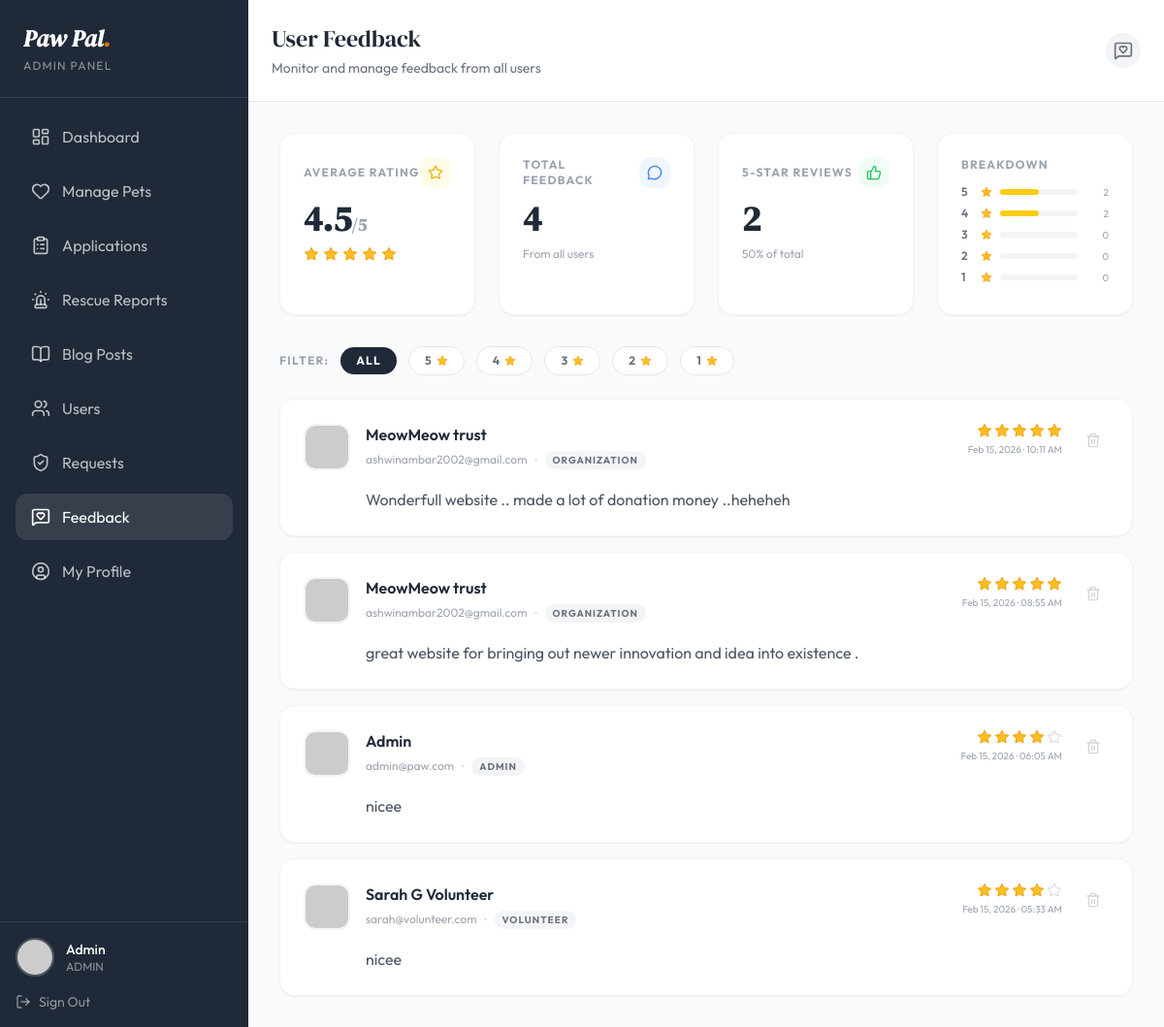
/admin/feedback.php (signed in), run on the app's committed database.
### tables this page shows
CREATE TABLE `feedback` (
  `id` int(11) NOT NULL,
  `user_id` int(11) NOT NULL,
  `rating` int(11) DEFAULT NULL CHECK (`rating` >= 1 and `rating` <= 5),
  `message` text DEFAULT NULL,
  `created_at` timestamp NOT NULL DEFAULT current_timestamp()
);

CREATE TABLE `users` (
  `id` int(11) NOT NULL,
  `username` varchar(50) NOT NULL,
  `email` varchar(100) NOT NULL,
  `password` varchar(255) NOT NULL,
  `phone` varchar(20) DEFAULT NULL,
  `address` text DEFAULT NULL,
  `role` enum('user','admin','volunteer','rescuer','organization') DEFAULT 'user',
  `is_verified` tinyint(1) DEFAULT 0,
  `created_at` timestamp NOT NULL DEFAULT current_timestamp(),
  `gender` varchar(20) DEFAULT NULL,
  `dob` date DEFAULT NULL,
  `profile_image` varchar(255) DEFAULT NULL,
  `lives_saved` int(11) DEFAULT 0,
  `organization_name` varchar(150) DEFAULT NULL,
  `reset_token` varchar(255) DEFAULT NULL,
  `reset_expiry` datetime DEFAULT NULL
);

### admin/feedback.php (the view, shortened to what this page needs)
<?php
include '../config.php';
$filterRating = isset($_GET['rating']) ? (int) $_GET['rating'] : 0;
$sql = "SELECT f.*, u.username, u.email, u.profile_image, u.role
        FROM feedback f
        JOIN users u ON f.user_id = u.id";
$sql .= " ORDER BY f.created_at DESC";
$feedbacks = $conn->query($sql);
$statsResult = $conn->query("SELECT COUNT(*) as total, AVG(rating) as avg_rating,
    SUM(CASE WHEN rating = 5 THEN 1 ELSE 0 END) as five_star,
    SUM(CASE WHEN rating = 4 THEN 1 ELSE 0 END) as four_star,
    SUM(CASE WHEN rating = 3 THEN 1 ELSE 0 END) as three_star,
    SUM(CASE WHEN rating = 2 THEN 1 ELSE 0 END) as two_star,
    SUM(CASE WHEN rating = 1 THEN 1 ELSE 0 END) as one_star
    FROM feedback");
$stats = $statsResult->fetch_assoc();
$totalFeedbacks = (int) $stats['total'];
$avgRating = $totalFeedbacks > 0 ? round($stats['avg_rating'], 1) : 0;
?>
<!DOCTYPE html>
<html lang="en">
<head>
    <script src="https://cdn.tailwindcss.com"></script>
</head>
<body class="bg-gray-50 flex h-screen overflow-hidden font-sans">
    <?php include 'includes/sidebar.php'; ?>
    <div class="flex-1 flex flex-col overflow-hidden">
        <header class="bg-white border-b border-gray-200 p-6 flex justify-between items-center">
            <div>
                <h2 class="text-2xl font-serif text-paw-dark">User Feedback</h2>
                <p class="text-sm text-paw-gray mt-1">Monitor and manage feedback from all users</p>
            </div>
            <div class="flex items-center gap-4">
                <div class="bg-gray-100 p-2 rounded-full">
                    <i data-lucide="message-square-heart" class="w-5 h-5 text-gray-500"></i>
                </div>
            </div>
        </header>
        <main class="flex-1 overflow-y-auto p-8">
            <div class="grid grid-cols-1 md:grid-cols-4 gap-6 mb-8">
                <div class="bg-white rounded-2xl p-6 border border-gray-100 shadow-sm">
                    <div class="flex items-center justify-between mb-3">
                        <p class="text-xs font-bold uppercase tracking-widest text-gray-400">Average Rating</p>
                        <div class="p-2 bg-yellow-50 rounded-xl">
                            <i data-lucide="star" class="w-4 h-4 text-yellow-500"></i>
                        </div>
                    </div>
                    <p class="font-serif text-4xl font-bold text-paw-dark">
                        <?php echo $avgRating; ?><span class="text-lg text-gray-400">/5</span>
                    </p>
                    <div class="flex gap-1 mt-2">
                        <?php for ($i = 1; $i <= 5; $i++): ?>
                            <svg class="w-4 h-4" viewBox="0 0 24 24"
                                fill="<?php echo $i <= round($avgRating) ? '#FBBF24' : 'none'; ?>"
                                stroke="<?php echo $i <= round($avgRating) ? '#F59E0B' : '#D1D5DB'; ?>" stroke-width="1.5">
                                <polygon
                                    points="12 2 15.09 8.26 22 9.27 17 14.14 18.18 21.02 12 17.77 5.82 21.02 7 14.14 2 9.27 8.91 8.26 12 2" />
                            </svg>
                        <?php endfor; ?>
                    </div>
                </div>
                <div class="bg-white rounded-2xl p-6 border border-gray-100 shadow-sm">
                    <div class="flex items-center justify-between mb-3">
                        <p class="text-xs font-bold uppercase tracking-widest text-gray-400">Total Feedback</p>
                        <div class="p-2 bg-blue-50 rounded-xl">
                            <i data-lucide="message-circle" class="w-4 h-4 text-blue-500"></i>
                        </div>
                    </div>
                    <p class="font-serif text-4xl font-bold text-paw-dark">
                        <?php echo $totalFeedbacks; ?>
                    </p>
                    <p class="text-xs text-gray-400 mt-2">From all users</p>
                </div>
                <div class="bg-white rounded-2xl p-6 border border-gray-100 shadow-sm">
                    <div class="flex items-center justify-between mb-3">
                        <p class="text-xs font-bold uppercase tracking-widest text-gray-400">5-Star Reviews</p>
                        <div class="p-2 bg-green-50 rounded-xl">
                            <i data-lucide="thumbs-up" class="w-4 h-4 text-green-500"></i>
                        </div>
                    </div>
                    <p class="font-serif text-4xl font-bold text-paw-dark">
                        <?php echo (int) $stats['five_star']; ?>
                    </p>
                    <p class="text-xs text-gray-400 mt-2">
                        <?php echo $totalFeedbacks > 0 ? round(((int) $stats['five_star'] / $totalFeedbacks) * 100) : 0; ?>%
                        of total
                    </p>
                </div>
                <div class="bg-white rounded-2xl p-6 border border-gray-100 shadow-sm">
                    <p class="text-xs font-bold uppercase tracking-widest text-gray-400 mb-3">Breakdown</p>
                    <?php
                    $starCounts = [5 => (int) $stats['five_star'], 4 => (int) $stats['four_star'], 3 => (int) $stats['three_star'], 2 => (int) $stats['two_star'], 1 => (int) $stats['one_star']];
                    foreach ($starCounts as $star => $count):
                        $pct = $totalFeedbacks > 0 ? round(($count / $totalFeedbacks) * 100) : 0;
                        ?>
                        <div class="flex items-center gap-2 mb-1.5">
                            <span class="text-xs font-semibold w-3 text-gray-500">
                                <?php echo $star; ?>
                            </span>
                            <svg class="w-3 h-3 flex-shrink-0" viewBox="0 0 24 24" fill="#FBBF24" stroke="#F59E0B"
                                stroke-width="1.5">
                                <polygon
                                    points="12 2 15.09 8.26 22 9.27 17 14.14 18.18 21.02 12 17.77 5.82 21.02 7 14.14 2 9.27 8.91 8.26 12 2" />
                            </svg>
                            <div class="flex-1 bg-gray-100 rounded-full h-1.5">
                                <div class="bg-yellow-400 h-1.5 rounded-full" style="width: <?php echo $pct; ?>%"></div>
                            </div>
                            <span class="text-[10px] text-gray-400 w-6 text-right">
                                <?php echo $count; ?>
                            </span>
                        </div>
                    <?php endforeach; ?>
                </div>
            </div>
            <div class="flex flex-wrap items-center gap-3 mb-6">
                <span class="text-xs font-bold uppercase tracking-widest text-gray-400">Filter:</span>
                <a href="feedback.php"
                    class="px-4 py-1.5 rounded-full text-xs font-bold uppercase tracking-widest transition-all <?php echo $filterRating === 0 ? 'bg-paw-dark text-white' : 'bg-white text-gray-500 hover:bg-gray-100 border border-gray-200'; ?>">
                    All
                </a>
                <?php for ($i = 5; $i >= 1; $i--): ?>
                    <a href="feedback.php?rating=<?php echo $i; ?>"
                        class="px-4 py-1.5 rounded-full text-xs font-bold uppercase tracking-widest transition-all flex items-center gap-1 <?php echo $filterRating === $i ? 'bg-paw-dark text-white' : 'bg-white text-gray-500 hover:bg-gray-100 border border-gray-200'; ?>">
                        <?php echo $i; ?>
                        <svg class="w-3 h-3" viewBox="0 0 24 24"
                            fill="<?php echo $filterRating === $i ? '#FFF' : '#FBBF24'; ?>"
                            stroke="<?php echo $filterRating === $i ? '#FFF' : '#F59E0B'; ?>" stroke-width="1.5">
                            <polygon
                                points="12 2 15.09 8.26 22 9.27 17 14.14 18.18 21.02 12 17.77 5.82 21.02 7 14.14 2 9.27 8.91 8.26 12 2" />
                        </svg>
                    </a>
                <?php endfor; ?>
            </div>
            <?php if ($feedbacks && $feedbacks->num_rows > 0): ?>
                <div class="space-y-4">
                    <?php while ($fb = $feedbacks->fetch_assoc()): ?>
                        <div
                            class="bg-white rounded-2xl p-6 border border-gray-100 shadow-sm hover:shadow-md transition-shadow">
                            <div class="flex items-start justify-between">
                                <div class="flex items-center gap-4">
                                    <div class="w-12 h-12 rounded-xl overflow-hidden border-2 border-gray-100 flex-shrink-0">
                                        <img src="<?php
                                        $avatarSrc = 'https://api.dicebear.com/9.x/toon-head/svg?seed=' . urlencode($fb['username']);
                                        if (!empty($fb['profile_image'])) {
                                            if (strpos($fb['profile_image'], 'http') === 0) {
                                                $avatarSrc = $fb['profile_image'];
                                            } else {
                                                if (file_exists('../uploads/users/' . $fb['profile_image'])) {
                                                    $avatarSrc = '../uploads/users/' . rawurlencode($fb['profile_image']);
                                                }
                                            }
                                        }
                                        echo $avatarSrc;
                                        ?>" class="w-full h-full object-cover"
                                            alt="<?php echo htmlspecialchars($fb['username']); ?>">
                                    </div>
                                    <div>
                                        <h4 class="font-semibold text-paw-dark">
                                            <?php echo htmlspecialchars($fb['username']); ?>
                                        </h4>
                                        <div class="flex items-center gap-2 mt-0.5">
                                            <span class="text-xs text-gray-400">
                                                <?php echo htmlspecialchars($fb['email']); ?>
                                            </span>
                                            <span class="text-gray-300">·</span>
                                            <span
                                                class="inline-block px-2 py-0.5 rounded-full text-[10px] font-bold uppercase tracking-widest bg-gray-100 text-gray-500">
                                                <?php echo ucfirst($fb['role']); ?>
                                            </span>
                                        </div>
                                    </div>
                                </div>
                                <div class="flex items-center gap-4">
                                    <div class="text-right">
                                        <div class="flex gap-0.5 justify-end">
                                            <?php for ($s = 1; $s <= 5; $s++): ?>
                                                <svg class="w-4 h-4" viewBox="0 0 24 24"
                                                    fill="<?php echo $s <= $fb['rating'] ? '#FBBF24' : 'none'; ?>"
                                                    stroke="<?php echo $s <= $fb['rating'] ? '#F59E0B' : '#D1D5DB'; ?>"
                                                    stroke-width="1.5">
                                                    <polygon
                                                        points="12 2 15.09 8.26 22 9.27 17 14.14 18.18 21.02 12 17.77 5.82 21.02 7 14.14 2 9.27 8.91 8.26 12 2" />
                                                </svg>
                                            <?php endfor; ?>
                                        </div>
                                        <p class="text-[10px] text-gray-400 mt-1">
                                            <?php echo date('M d, Y · h:i A', strtotime($fb['created_at'])); ?>
                                        </p>
                                    </div>
                                    <a href="feedback.php?delete=<?php echo $fb['id']; ?>"
                                        onclick="return confirm('Delete this feedback?')"
                                        class="p-2 text-gray-300 hover:text-red-500 hover:bg-red-50 rounded-lg transition-colors">
                                        <i data-lucide="trash-2" class="w-4 h-4"></i>
                                    </a>
                                </div>
                            </div>
                            <div class="mt-4 pl-16">
                                <p class="text-gray-600 leading-relaxed">
                                    <?php echo nl2br(htmlspecialchars($fb['message'])); ?>
                                </p>
                            </div>
                        </div>
                    <?php endwhile; ?>
                </div>
            <?php endif; ?>
        </main>
    </div>
</body>
</html>

### data on the page
feedback: user.username "MeowMeow trust", user.email "ashwinambar2002@gmail.com", user.role "ORGANIZATION", created_at "Feb 15, 2026 · 10:11 AM", message "Wonderfull website .. made a lot of donation money ..heheheh"
feedback: user.username "MeowMeow trust", user.email "ashwinambar2002@gmail.com", user.role "ORGANIZATION", created_at "Feb 15, 2026 · 08:55 AM", message "great website for bringing out newer innovation and idea into existence ."
feedback: user.username "Admin", user.email "admin@paw.com", user.role "ADMIN", created_at "Feb 15, 2026 · 06:05 AM", message "nicee"
feedback: user.username "Sarah G Volunteer", user.email "sarah@volunteer.com", user.role "VOLUNTEER", created_at "Feb 15, 2026 · 05:33 AM", message "nicee"

### other printed values
$_SESSION['username'] "Admin"
$avgRating "4.5"
$totalFeedbacks "4"
$stats['five_star'] "2"
$star "5"
$count "2"
$star "4"
$star "3"
$count "0"
$star "2"
$star "1"
